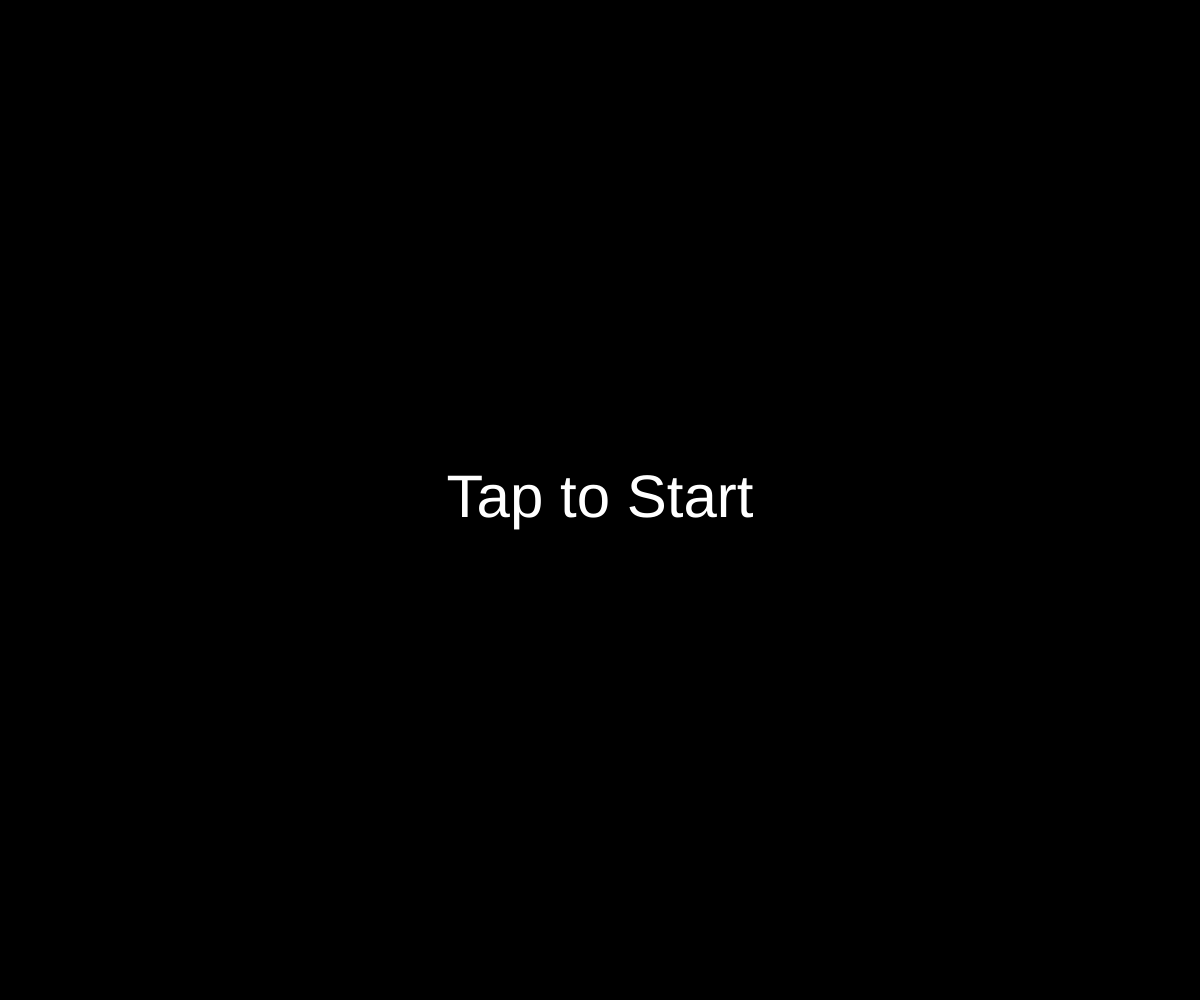
Frame 1 (no input)
Frame 60 (no input): identical to frame 1, image omitted
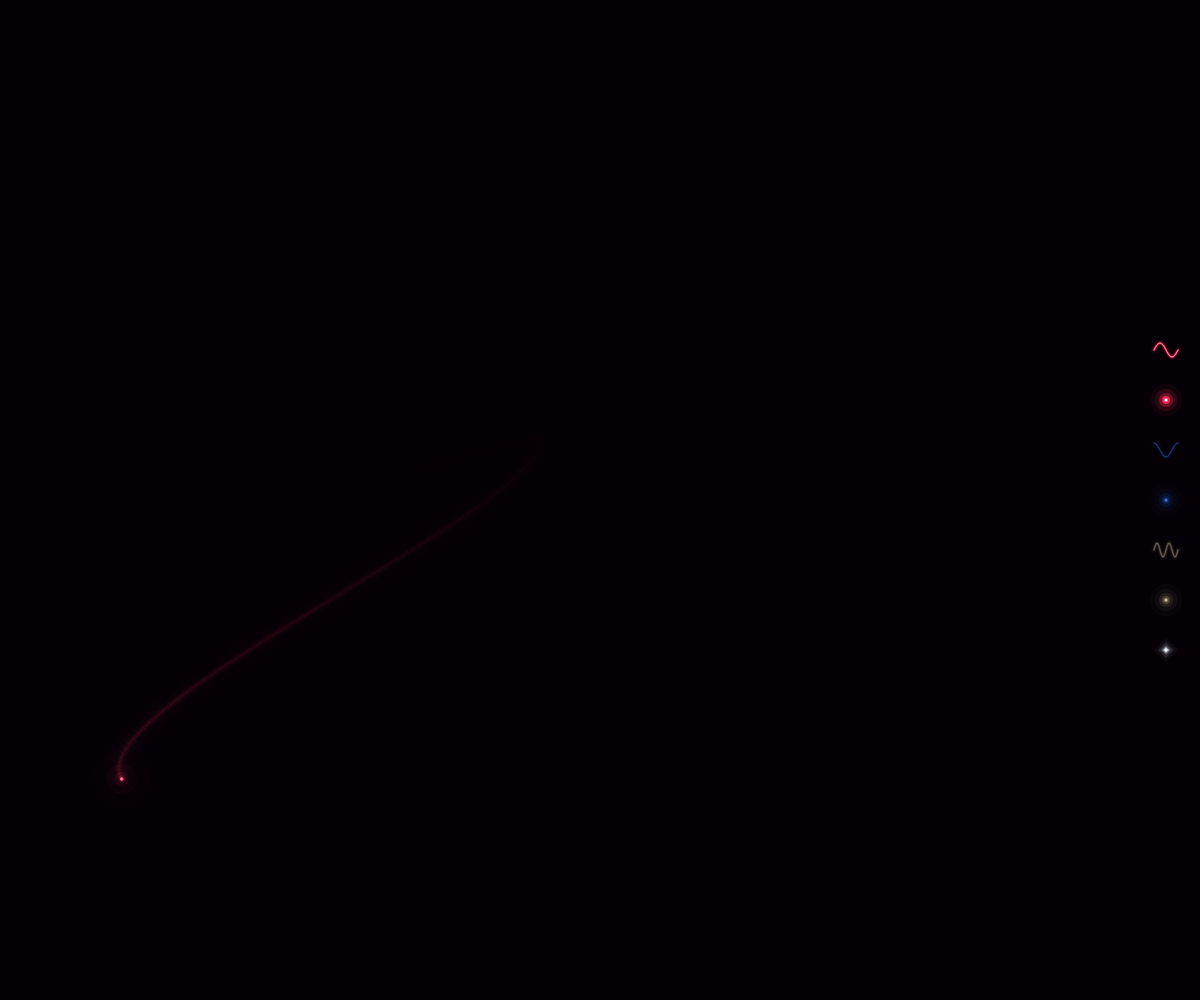
Frame 120 (the mouse pressed at the canvas centre since frame 60)

The p5.js sketch that drew these frames (run headless with seeded random() and noise() and a simulated clock; from frame 60 on, the mouse is pressed at the canvas centre):

// p5.js sketch
// ── sketch.js
// ============================================
// Neon5 — Trig Waves
// 3体のスケーター（Sin/Cos/Tan波形軌道）
// 波形セレクター + カラーピッカー + 衝突で波形シャッフル
// ============================================

var t = 0;
var soundStarted = false;
var appStarted = false;
var appStartTime = 0;

var audioCtx, windNode, windGain, driftNode, driftGain;
var lastTouchX = 0.5, lastTouchY = 0.5;
var isTouchDevice = false, hasInteracted = false;
var prevTouchX = 0, prevTouchY = 0;
var gustStrength = 0, gustDirX = 0, gustDirY = 0;
var holdTime = 0, holdX = 0, holdY = 0, isHolding = false, holdThreshold = 20;
var pinchScale = 1.0, lastPinchDist = 0;
var ripples = [];
var lastMouseMoveMs = 0;
var MOUSE_ATTRACT_MS = 3000;

// Trail canvas (single — user clears manually via eraser)
var trailPg;

// Skaters
var skaters = [];
var NUM_SKATERS = 3;
var ENTRY_TIMES = [0, 12, 24];
var WAVE_TYPES = ['sin', 'cos', 'sin2'];

// Background
var BG_R = 5, BG_G = 0, BG_B = 6;

// Collision
var COLLISION_DIST = 65;
var COLLISION_COOLDOWN = 500;
var collisionCooldowns = {};
var sparks = [];

// Wave parameters
var WAVE_AMPLITUDE = 250;
var WAVE_FREQUENCY = 0.015;

// UI
var waveUIRects = [];
var colorUIRects = [];
var eraserRect = null;
var eraserFlash = 0;

// Color system — 12 preset neon hues (30° steps)
var PRESET_COLORS = [];
var userHueIdx = [0, 8, 2]; // Red(0°), Blue(240°), Yellow(60°)
var userColors = [];

// ============================================
// Color helpers
// ============================================
function hueToNeonRGB(h) {
  var s = 0.9;
  var c = s, x = c * (1 - Math.abs((h / 60) % 2 - 1));
  var r1, g1, b1;
  if      (h < 60)  { r1 = c; g1 = x; b1 = 0; }
  else if (h < 120) { r1 = x; g1 = c; b1 = 0; }
  else if (h < 180) { r1 = 0; g1 = c; b1 = x; }
  else if (h < 240) { r1 = 0; g1 = x; b1 = c; }
  else if (h < 300) { r1 = x; g1 = 0; b1 = c; }
  else              { r1 = c; g1 = 0; b1 = x; }
  return { r: Math.round((r1 + (1 - s)) * 255), g: Math.round((g1 + (1 - s)) * 255), b: Math.round((b1 + (1 - s)) * 255) };
}

function randomNeonColor() {
  var h = random(360);
  var s = random(0.8, 1.0);
  var c = s, x = c * (1 - Math.abs((h / 60) % 2 - 1));
  var r1, g1, b1;
  if      (h < 60)  { r1 = c; g1 = x; b1 = 0; }
  else if (h < 120) { r1 = x; g1 = c; b1 = 0; }
  else if (h < 180) { r1 = 0; g1 = c; b1 = x; }
  else if (h < 240) { r1 = 0; g1 = x; b1 = c; }
  else if (h < 300) { r1 = x; g1 = 0; b1 = c; }
  else              { r1 = c; g1 = 0; b1 = x; }
  return { r: Math.round((r1 + (1 - s)) * 255), g: Math.round((g1 + (1 - s)) * 255), b: Math.round((b1 + (1 - s)) * 255) };
}

// ============================================
// Wave function
// ============================================
function waveFunc(type, phase) {
  if (type === 'sin') return Math.sin(phase);
  if (type === 'cos') return Math.cos(phase);
  // sin2: double frequency harmonic
  return Math.sin(phase * 2);
}

// ============================================
// Drawing helpers
// ============================================
function wakePath(ctx, tx, ty, hx, hy, hw, angle) {
  var pa = angle + 1.5707963;
  var cp = Math.cos(pa), sp = Math.sin(pa);
  ctx.beginPath();
  ctx.moveTo(tx, ty);
  ctx.lineTo(hx + hw * cp, hy + hw * sp);
  ctx.lineTo(hx - hw * cp, hy - hw * sp);
  ctx.closePath();
}

function drawSquare(ctx, cx, cy, r, angle) {
  var c = Math.cos(angle), s = Math.sin(angle);
  var hr = r * 0.707;
  ctx.beginPath();
  ctx.moveTo(cx + hr * (c - s), cy + hr * (s + c));
  ctx.lineTo(cx + hr * (-c - s), cy + hr * (-s + c));
  ctx.lineTo(cx + hr * (-c + s), cy + hr * (-s - c));
  ctx.lineTo(cx + hr * (c + s), cy + hr * (s - c));
  ctx.closePath();
}

// ============================================
// Setup & Init
// ============================================
function setup() {
  pixelDensity(1);
  createCanvas(windowWidth, windowHeight);
  trailPg = createGraphics(width, height);
  trailPg.pixelDensity(1);

  // Build 12 preset neon colors
  for (var i = 0; i < 12; i++) {
    PRESET_COLORS.push(hueToNeonRGB(i * 30));
  }
  for (var i = 0; i < 3; i++) userColors.push(PRESET_COLORS[userHueIdx[i]]);
  // Override initial colors to match neon series palette
  userColors[0] = { r: 255, g: 40, b: 80 };    // Red
  userColors[1] = { r: 20, g: 100, b: 255 };    // Blue
  userColors[2] = { r: 255, g: 240, b: 180 };   // Pale warm yellow

  initSkaters();
  updateUIRects();
}

function initSkaters() {
  skaters = [];
  for (var i = 0; i < NUM_SKATERS; i++) {
    var positions = [0.25, 0.5, 0.75];
    var bs = 2.5 + random(0, 1.5);
    var col = userColors[i];
    var ba = random(TWO_PI);
    skaters.push({
      x: width * positions[i], y: height * 0.5,
      prevX: width * positions[i], prevY: height * 0.5,
      ppx: width * positions[i], ppy: height * 0.5,
      baseX: width * positions[i], baseY: height * 0.5,
      baseAngle: ba,
      phase: random(TWO_PI),
      angle: ba,
      baseSpeed: bs, speed: bs,
      waveType: WAVE_TYPES[i],
      amplitude: WAVE_AMPLITUDE,
      frequency: WAVE_FREQUENCY,
      seed: 42 + i * 95,
      cr: col.r, cg: col.g, cb: col.b,
      colorSlot: i,
      entryTime: ENTRY_TIMES[i],
      active: false,
      fadeIn: 0,
      spinOffset: random(TWO_PI)
    });
  }
}

function updateUIRects() {
  waveUIRects = [];
  colorUIRects = [];
  var uiSize = 40;
  var gap = 10;
  var rightMargin = 14;
  var totalHeight = uiSize * 7 + gap * 6; // 3 wave + 3 color + 1 eraser
  var startY = (height - totalHeight) / 2;

  for (var i = 0; i < 3; i++) {
    var baseIdx = i * 2;
    waveUIRects.push({
      x: width - rightMargin - uiSize,
      y: startY + baseIdx * (uiSize + gap),
      w: uiSize, h: uiSize,
      idx: i
    });
    colorUIRects.push({
      x: width - rightMargin - uiSize,
      y: startY + (baseIdx + 1) * (uiSize + gap),
      w: uiSize, h: uiSize,
      idx: i
    });
  }

  eraserRect = {
    x: width - rightMargin - uiSize,
    y: startY + 6 * (uiSize + gap),
    w: uiSize, h: uiSize
  };
}

// ============================================
// Apply user color to skaters by slot
// ============================================
function applyColorToSkaters(slotIdx) {
  var col = userColors[slotIdx];
  for (var i = 0; i < skaters.length; i++) {
    if (skaters[i].colorSlot === slotIdx) {
      skaters[i].cr = col.r;
      skaters[i].cg = col.g;
      skaters[i].cb = col.b;
    }
  }
}

// ============================================
// Physics — wave trajectory
// ============================================
function updateSkater(idx) {
  var s = skaters[idx];
  s.ppx = s.prevX;
  s.ppy = s.prevY;
  s.prevX = s.x;
  s.prevY = s.y;

  // Base angle drift (Perlin noise)
  s.baseAngle += (noise(s.seed, t * 0.03) - 0.5) * 0.008;

  // Mouse attraction (influences baseAngle)
  var mouseElapsed = millis() - lastMouseMoveMs;
  var mouseInfluence = Math.max(0, 1 - mouseElapsed / MOUSE_ATTRACT_MS);
  if (hasInteracted && mouseInfluence > 0) {
    var px = isTouchDevice ? lastTouchX * width : mouseX;
    var py = isTouchDevice ? lastTouchY * height : mouseY;
    var dx = px - s.x, dy = py - s.y;
    var d = sqrt(dx * dx + dy * dy);
    if (d < 500) {
      var diff = atan2(dy, dx) - s.baseAngle;
      while (diff > PI) diff -= TWO_PI;
      while (diff < -PI) diff += TWO_PI;
      s.baseAngle += diff * (1 - d / 500) * 0.008 * mouseInfluence;
    }
  }

  // Hold vortex
  var holdStr = isHolding && holdTime > 0.3 ? min((holdTime - 0.3) * 2, 5) : 0;
  if (holdStr > 0) {
    var dx = holdX - s.x, dy = holdY - s.y;
    var d = sqrt(dx * dx + dy * dy);
    if (d < 350) {
      var diff = atan2(dy, dx) - s.baseAngle;
      while (diff > PI) diff -= TWO_PI;
      while (diff < -PI) diff += TWO_PI;
      s.baseAngle += diff * (1 - d / 350) * holdStr * 0.005;
    }
  }

  // Gust
  if (gustStrength > 0.1) {
    var diff = atan2(gustDirY, gustDirX) - s.baseAngle;
    while (diff > PI) diff -= TWO_PI;
    while (diff < -PI) diff += TWO_PI;
    s.baseAngle += diff * gustStrength * 0.008;
  }

  // Speed lerp back to base
  s.speed = lerp(s.speed, s.baseSpeed, 0.03);

  // Advance phase and base position
  s.phase += s.speed * s.frequency;
  s.baseX += cos(s.baseAngle) * s.speed;
  s.baseY += sin(s.baseAngle) * s.speed;

  // Compute lateral offset from wave function
  var perpAngle = s.baseAngle + HALF_PI;
  var lateralOffset = s.amplitude * waveFunc(s.waveType, s.phase) * pinchScale;

  // Final position
  s.x = s.baseX + cos(perpAngle) * lateralOffset;
  s.y = s.baseY + sin(perpAngle) * lateralOffset;

  // Screen wrap (Pac-Man style)
  var margin = 260;
  var wrapped = false;
  if (s.baseX < -margin) { var sh = width + 2 * margin; s.baseX += sh; s.x += sh; wrapped = true; }
  else if (s.baseX > width + margin) { var sh = width + 2 * margin; s.baseX -= sh; s.x -= sh; wrapped = true; }
  if (s.baseY < -margin) { var sh = height + 2 * margin; s.baseY += sh; s.y += sh; wrapped = true; }
  else if (s.baseY > height + margin) { var sh = height + 2 * margin; s.baseY -= sh; s.y -= sh; wrapped = true; }
  if (wrapped) { s.prevX = s.x; s.prevY = s.y; s.ppx = s.x; s.ppy = s.y; }

  // Movement angle for wake trail
  var mdx = s.x - s.prevX, mdy = s.y - s.prevY;
  if (mdx !== 0 || mdy !== 0) {
    s.angle = atan2(mdy, mdx);
  }
}

// ============================================
// Collisions — color change
// ============================================
function checkCollisions() {
  var now = millis();
  for (var i = 0; i < skaters.length; i++) {
    if (!skaters[i].active || skaters[i].fadeIn < 0.5) continue;
    for (var j = i + 1; j < skaters.length; j++) {
      if (!skaters[j].active || skaters[j].fadeIn < 0.5) continue;
      var a = skaters[i], b = skaters[j];
      var dx = b.x - a.x, dy = b.y - a.y;
      var d = sqrt(dx * dx + dy * dy);
      var key = i * 10 + j;
      if (d < COLLISION_DIST && (!collisionCooldowns[key] || now - collisionCooldowns[key] > COLLISION_COOLDOWN)) {
        collisionCooldowns[key] = now;
        var mx = (a.x + b.x) / 2, my = (a.y + b.y) / 2;

        // Ripples (pre-collision colors)
        ripples.push({ x: mx, y: my, age: 0, cr: a.cr, cg: a.cg, cb: a.cb });
        ripples.push({ x: mx, y: my, age: 0.3, cr: b.cr, cg: b.cg, cb: b.cb });

        // Sparks (8 circle particles)
        for (var k = 0; k < 8; k++) {
          var src = k < 4 ? a : b;
          var sa = random(TWO_PI), spd = random(2, 6);
          sparks.push({
            x: mx, y: my,
            vx: cos(sa) * spd, vy: sin(sa) * spd,
            age: 0, cr: src.cr, cg: src.cg, cb: src.cb
          });
        }

        // Bounce base angles
        a.baseAngle = atan2(-dy, -dx) + random(-0.4, 0.4);
        b.baseAngle = atan2(dy, dx) + random(-0.4, 0.4);
        a.speed = 5.5; b.speed = 5.5;

        // Color change (Neon2/4 style)
        var ncA = randomNeonColor(), ncB = randomNeonColor();
        a.cr = ncA.r; a.cg = ncA.g; a.cb = ncA.b;
        b.cr = ncB.r; b.cg = ncB.g; b.cb = ncB.b;
      }
    }
  }
}

// ============================================
// Draw
// ============================================
function draw() {
  if (!appStarted) {
    background(0); fill(255); noStroke();
    textAlign(CENTER, CENTER); textSize(min(width, height) * 0.06);
    text('Tap to Start', width / 2, height / 2);
    return;
  }

  var now = millis();

  // Activate skaters
  var elapsed = (now - appStartTime) / 1000;
  for (var i = 0; i < skaters.length; i++) {
    if (!skaters[i].active && elapsed >= skaters[i].entryTime) {
      skaters[i].active = true;
    }
    if (skaters[i].active && skaters[i].fadeIn < 1) {
      skaters[i].fadeIn = min(1, skaters[i].fadeIn + 0.008);
    }
  }

  gustStrength *= 0.96;
  if (touches.length < 2) pinchScale = lerp(pinchScale, 1.0, 0.005);
  if (isHolding) holdTime += 0.016;
  var pulse = 0.75 + Math.sin(t * 0.5) * 0.25;

  // Update skaters
  for (var i = 0; i < skaters.length; i++) {
    if (skaters[i].active) updateSkater(i);
  }
  checkCollisions();

  // Update sparks
  for (var si = 0; si < sparks.length; si++) {
    var sp = sparks[si];
    sp.x += sp.vx; sp.y += sp.vy;
    sp.vx *= 0.95; sp.vy *= 0.95;
    sp.age += 0.025;
  }
  sparks = sparks.filter(function(sp) { return sp.age < 1.5; });

  // === Trail Canvas ===
  var tctx = trailPg.drawingContext;
  tctx.globalCompositeOperation = 'lighter';

  var trailLayers = [
    { hw: 14,  a: 0.02 },
    { hw: 7,   a: 0.05 },
    { hw: 3.5, a: 0.12 },
    { hw: 1.5, a: 0.25 }
  ];

  tctx.lineCap = 'butt';
  for (var li = 0; li < trailLayers.length; li++) {
    var lhw = trailLayers[li].hw;
    var la = trailLayers[li].a;
    for (var si = 0; si < skaters.length; si++) {
      var s = skaters[si];
      if (!s.active || s.fadeIn < 0.01) continue;
      var a = la * s.fadeIn * pulse;
      tctx.strokeStyle = 'rgba(' + s.cr + ',' + s.cg + ',' + s.cb + ',' + a + ')';
      tctx.lineWidth = lhw * 2 * pinchScale;
      // Quadratic bezier through midpoints — seamless, no overlap
      var mx0x = (s.ppx + s.prevX) * 0.5, mx0y = (s.ppy + s.prevY) * 0.5;
      var mx1x = (s.prevX + s.x) * 0.5, mx1y = (s.prevY + s.y) * 0.5;
      tctx.beginPath();
      tctx.moveTo(mx0x, mx0y);
      tctx.quadraticCurveTo(s.prevX, s.prevY, mx1x, mx1y);
      tctx.stroke();
    }
  }

  // === Main Canvas ===
  var ctx = drawingContext;

  // Background
  ctx.globalCompositeOperation = 'source-over';
  ctx.fillStyle = 'rgb(' + BG_R + ',' + BG_G + ',' + BG_B + ')';
  ctx.fillRect(0, 0, width, height);

  // Composite trail canvas
  ctx.globalCompositeOperation = 'lighter';
  ctx.drawImage(trailPg.canvas, 0, 0);

  // Skater heads — multi-layer circle glow
  for (var i = 0; i < skaters.length; i++) {
    var s = skaters[i];
    if (!s.active || s.fadeIn < 0.01) continue;
    var fi = s.fadeIn;
    var sc = pinchScale;
    var colStr = s.cr + ',' + s.cg + ',' + s.cb;

    var heads = [
      { r: 28 * sc, a: 0.025 * pulse * fi },
      { r: 15 * sc, a: 0.07 * pulse * fi },
      { r: 7 * sc, a: 0.16 * pulse * fi },
      { r: 3.5 * sc, a: 0.4 * pulse * fi },
      { r: 1.8 * sc, a: 0.8 * pulse * fi }
    ];
    for (var hi = 0; hi < heads.length; hi++) {
      ctx.fillStyle = 'rgba(' + colStr + ',' + heads[hi].a + ')';
      ctx.beginPath();
      ctx.arc(s.x, s.y, heads[hi].r, 0, Math.PI * 2);
      ctx.fill();
    }
    // White core
    ctx.fillStyle = 'rgba(255,240,255,' + (pulse * fi) + ')';
    ctx.beginPath();
    ctx.arc(s.x, s.y, 1.8 * sc, 0, Math.PI * 2);
    ctx.fill();
  }

  // Sparks — circles
  for (var si = 0; si < sparks.length; si++) {
    var sp = sparks[si];
    var fade = Math.max(0, 1 - sp.age / 1.2);
    fade = fade * fade;
    if (fade <= 0) continue;
    ctx.fillStyle = 'rgba(' + sp.cr + ',' + sp.cg + ',' + sp.cb + ',' + (fade * 0.5) + ')';
    ctx.beginPath(); ctx.arc(sp.x, sp.y, 3.5 * fade, 0, Math.PI * 2); ctx.fill();
    ctx.fillStyle = 'rgba(255,255,255,' + (fade * 0.35) + ')';
    ctx.beginPath(); ctx.arc(sp.x, sp.y, 1.2 * fade, 0, Math.PI * 2); ctx.fill();
  }

  // Ripples
  for (var ri = 0; ri < ripples.length; ri++) {
    var rp = ripples[ri];
    var ringR = rp.age * 350;
    var fade = Math.max(0, 1 - rp.age * 0.25);
    fade = fade * fade;
    if (fade <= 0) continue;
    var rcStr = rp.cr + ',' + rp.cg + ',' + rp.cb;
    var rl = [{ w: 12, a: 0.025 * fade }, { w: 4, a: 0.08 * fade }, { w: 1.2, a: 0.25 * fade }];
    for (var li = 0; li < rl.length; li++) {
      ctx.strokeStyle = 'rgba(' + rcStr + ',' + rl[li].a + ')';
      ctx.lineWidth = rl[li].w;
      ctx.beginPath(); ctx.arc(rp.x, rp.y, ringR, 0, Math.PI * 2); ctx.stroke();
    }
  }

  // Hold aura
  var holdStrength = isHolding && holdTime > 0.3 ? min((holdTime - 0.3) * 2, 5) : 0;
  if (holdStrength > 0) {
    var auraR = min(holdTime * 60, 250);
    for (var r = auraR; r > 0; r -= 12) {
      ctx.fillStyle = 'rgba(180,120,220,' + ((1 - r / auraR) * min(holdTime * 3, 15) / 255) + ')';
      ctx.beginPath(); ctx.arc(holdX, holdY, r, 0, Math.PI * 2); ctx.fill();
    }
  }

  // Eraser flash
  if (eraserFlash > 0) {
    ctx.fillStyle = 'rgba(255,255,255,' + (eraserFlash * 0.15) + ')';
    ctx.fillRect(0, 0, width, height);
    eraserFlash = Math.max(0, eraserFlash - 0.03);
  }

  ctx.globalCompositeOperation = 'source-over';

  // Draw UI
  drawWaveUI(ctx);
  drawColorUI(ctx);
  drawEraserUI(ctx);

  // Update ripples
  for (var ri = 0; ri < ripples.length; ri++) ripples[ri].age += 0.012;
  ripples = ripples.filter(function(rp) { return rp.age < 4; });
  t += 0.008;
}

// ============================================
// Wave icon path helper
// ============================================
function drawWaveIcon(ctx, type, cx, cy) {
  ctx.beginPath();
  if (type === 'sin') {
    for (var p = 0; p <= 20; p++) {
      var px = cx - 12 + p * 24 / 20;
      var py = cy - Math.sin(p * Math.PI * 2 / 20) * 7;
      if (p === 0) ctx.moveTo(px, py); else ctx.lineTo(px, py);
    }
  } else if (type === 'cos') {
    for (var p = 0; p <= 20; p++) {
      var px = cx - 12 + p * 24 / 20;
      var py = cy - Math.cos(p * Math.PI * 2 / 20) * 7;
      if (p === 0) ctx.moveTo(px, py); else ctx.lineTo(px, py);
    }
  } else { // sin2 — double frequency
    for (var p = 0; p <= 20; p++) {
      var px = cx - 12 + p * 24 / 20;
      var py = cy - Math.sin(p * Math.PI * 4 / 20) * 7;
      if (p === 0) ctx.moveTo(px, py); else ctx.lineTo(px, py);
    }
  }
}

// ============================================
// UI Drawing — Wave Selector
// ============================================
function drawWaveUI(ctx) {
  var pulse = 0.75 + Math.sin(t * 0.5) * 0.25;
  for (var i = 0; i < waveUIRects.length; i++) {
    var rect = waveUIRects[i];
    var skaterIdx = rect.idx;
    var col = userColors[skaterIdx];
    var cx = rect.x + rect.w / 2;
    var cy = rect.y + rect.h / 2;
    var colStr = col.r + ',' + col.g + ',' + col.b;
    var wt = skaters.length > skaterIdx ? skaters[skaterIdx].waveType : WAVE_TYPES[skaterIdx];
    var fi = (skaterIdx < skaters.length && skaters[skaterIdx].active) ? 1 : 0.3;

    ctx.globalCompositeOperation = 'lighter';
    // Neon glow wave icon (3 layers)
    var strokeLayers = [
      { w: 6, a: 0.1 * pulse * fi },
      { w: 3, a: 0.3 * pulse * fi },
      { w: 1.5, a: 0.7 * pulse * fi }
    ];
    for (var li = 0; li < strokeLayers.length; li++) {
      ctx.strokeStyle = 'rgba(' + colStr + ',' + strokeLayers[li].a + ')';
      ctx.lineWidth = strokeLayers[li].w;
      ctx.lineCap = 'round';
      ctx.lineJoin = 'round';
      drawWaveIcon(ctx, wt, cx, cy);
      ctx.stroke();
    }
    // White core line
    ctx.strokeStyle = 'rgba(255,240,255,' + (0.6 * pulse * fi) + ')';
    ctx.lineWidth = 0.8;
    drawWaveIcon(ctx, wt, cx, cy);
    ctx.stroke();
    ctx.globalCompositeOperation = 'source-over';
  }
}

// ============================================
// UI Drawing — Color Picker
// ============================================
function drawColorUI(ctx) {
  var pulse = 0.75 + Math.sin(t * 0.5) * 0.25;
  for (var i = 0; i < colorUIRects.length; i++) {
    var rect = colorUIRects[i];
    var col = userColors[rect.idx];
    var cx = rect.x + rect.w / 2;
    var cy = rect.y + rect.h / 2;
    var colStr = col.r + ',' + col.g + ',' + col.b;

    var fi = (rect.idx < skaters.length && skaters[rect.idx].active) ? 1 : 0.3;

    // Neon glow circle
    ctx.globalCompositeOperation = 'lighter';
    var layers = [
      { r: 16, a: 0.06 * pulse * fi },
      { r: 11, a: 0.14 * pulse * fi },
      { r: 7,  a: 0.3 * pulse * fi },
      { r: 4,  a: 0.6 * pulse * fi },
      { r: 2,  a: 1.0 * pulse * fi }
    ];
    for (var gi = 0; gi < layers.length; gi++) {
      ctx.fillStyle = 'rgba(' + colStr + ',' + layers[gi].a + ')';
      ctx.beginPath();
      ctx.arc(cx, cy, layers[gi].r, 0, Math.PI * 2);
      ctx.fill();
    }
    // White core
    ctx.fillStyle = 'rgba(255,240,255,' + (pulse * fi) + ')';
    ctx.beginPath();
    ctx.arc(cx, cy, 1.5, 0, Math.PI * 2);
    ctx.fill();
    ctx.globalCompositeOperation = 'source-over';
  }
}

// ============================================
// UI Drawing — Eraser (silver neon square)
// ============================================
function drawEraserUI(ctx) {
  if (!eraserRect) return;
  var cx = eraserRect.x + eraserRect.w / 2;
  var cy = eraserRect.y + eraserRect.h / 2;
  var pulse = 0.75 + Math.sin(t * 0.5) * 0.25;

  ctx.globalCompositeOperation = 'lighter';
  var layers = [
    { r: 12, a: 0.06 * pulse },
    { r: 8,  a: 0.14 * pulse },
    { r: 5,  a: 0.3 * pulse },
    { r: 3,  a: 0.6 * pulse },
    { r: 1.5, a: 1.0 * pulse }
  ];
  for (var li = 0; li < layers.length; li++) {
    ctx.fillStyle = 'rgba(200,210,220,' + layers[li].a + ')';
    drawSquare(ctx, cx, cy, layers[li].r, -Math.PI / 4);
    ctx.fill();
  }
  ctx.globalCompositeOperation = 'source-over';
}

// ============================================
// UI Hit Testing
// ============================================
function hitTestWaveUI(x, y) {
  for (var i = 0; i < waveUIRects.length; i++) {
    var r = waveUIRects[i];
    if (x >= r.x && x <= r.x + r.w && y >= r.y && y <= r.y + r.h) {
      // Cycle wave type: sin → cos → tan → sin
      var s = skaters[r.idx];
      if (s) {
        var idx = WAVE_TYPES.indexOf(s.waveType);
        s.waveType = WAVE_TYPES[(idx + 1) % 3];
      }
      return true;
    }
  }
  return false;
}

function hitTestColorUI(x, y) {
  for (var i = 0; i < colorUIRects.length; i++) {
    var r = colorUIRects[i];
    if (x >= r.x && x <= r.x + r.w && y >= r.y && y <= r.y + r.h) {
      userHueIdx[r.idx] = (userHueIdx[r.idx] + 1) % 12;
      userColors[r.idx] = PRESET_COLORS[userHueIdx[r.idx]];
      applyColorToSkaters(r.idx);
      return true;
    }
  }
  return false;
}

function hitTestEraser(x, y) {
  if (!eraserRect) return false;
  if (x >= eraserRect.x && x <= eraserRect.x + eraserRect.w &&
      y >= eraserRect.y && y <= eraserRect.y + eraserRect.h) {
    clearTrails();
    return true;
  }
  return false;
}

function clearTrails() {
  trailPg.drawingContext.clearRect(0, 0, width, height);
  eraserFlash = 1;
}

// ============================================
// Scatter
// ============================================
function scatterSkaters(tapX, tapY) {
  for (var i = 0; i < skaters.length; i++) {
    var s = skaters[i];
    if (!s.active) continue;
    var nx = random(width * 0.15, width * 0.85);
    var ny = random(height * 0.15, height * 0.85);
    s.x = nx; s.y = ny;
    s.prevX = nx; s.prevY = ny;
    s.ppx = nx; s.ppy = ny;
    s.baseX = nx; s.baseY = ny;
    s.baseAngle = random(TWO_PI);
    s.angle = s.baseAngle;
    s.phase = random(TWO_PI);
  }
  // Ripple at tap point
  var col = randomNeonColor();
  ripples.push({ x: tapX, y: tapY, age: 0, cr: col.r, cg: col.g, cb: col.b });
}

// ============================================
// Sound
// ============================================
function initSound() {
  audioCtx = new (window.AudioContext || window.webkitAudioContext)();
  if (audioCtx.state === 'suspended') audioCtx.resume();
  var sr = audioCtx.sampleRate, len = sr * 2;
  var wBuf = audioCtx.createBuffer(1, len, sr), wD = wBuf.getChannelData(0);
  for (var i = 0; i < len; i++) wD[i] = Math.random() * 2 - 1;
  windNode = audioCtx.createBufferSource(); windNode.buffer = wBuf; windNode.loop = true;
  var bp = audioCtx.createBiquadFilter(); bp.type = 'bandpass'; bp.frequency.value = 120; bp.Q.value = 8;
  windGain = audioCtx.createGain(); windGain.gain.value = 0.015;
  windNode.connect(bp); bp.connect(windGain); windGain.connect(audioCtx.destination); windNode.start();
  var dBuf = audioCtx.createBuffer(1, len, sr), dD = dBuf.getChannelData(0), last = 0;
  for (var i = 0; i < len; i++) { var w = Math.random() * 2 - 1; dD[i] = (last + 0.02 * w) / 1.02; last = dD[i]; dD[i] *= 3.5; }
  driftNode = audioCtx.createBufferSource(); driftNode.buffer = dBuf; driftNode.loop = true;
  var dF = audioCtx.createBiquadFilter(); dF.type = 'lowpass'; dF.frequency.value = 80;
  driftGain = audioCtx.createGain(); driftGain.gain.value = 0.02;
  driftNode.connect(dF); dF.connect(driftGain); driftGain.connect(audioCtx.destination); driftNode.start();
  soundStarted = true;
}
document.addEventListener('visibilitychange', function() {
  if (document.visibilityState === 'visible' && audioCtx && audioCtx.state === 'suspended') audioCtx.resume();
});

// ============================================
// Mouse / Touch
// ============================================
function mousePressed() {
  if (!appStarted) { appStarted = true; appStartTime = millis(); if (!soundStarted) initSound(); if (audioCtx && audioCtx.state === 'suspended') audioCtx.resume(); return; }
  hasInteracted = true; lastMouseMoveMs = millis();
  if (!soundStarted) initSound(); if (audioCtx && audioCtx.state === 'suspended') audioCtx.resume();

  // UI first
  if (hitTestWaveUI(mouseX, mouseY)) return;
  if (hitTestColorUI(mouseX, mouseY)) return;
  if (hitTestEraser(mouseX, mouseY)) return;

  // Scatter
  scatterSkaters(mouseX, mouseY);
}
function mouseMoved() {
  if (appStarted) { hasInteracted = true; lastMouseMoveMs = millis(); }
}

function touchStarted() {
  if (!appStarted) { appStarted = true; appStartTime = millis(); isTouchDevice = true; if (!soundStarted) initSound(); if (audioCtx && audioCtx.state === 'suspended') audioCtx.resume(); return false; }
  hasInteracted = true; lastMouseMoveMs = millis();
  if (!soundStarted) initSound(); if (audioCtx && audioCtx.state === 'suspended') audioCtx.resume();
  isTouchDevice = true;

  if (touches.length > 0) {
    var tx = touches[0].x, ty = touches[0].y;

    // UI first
    if (hitTestWaveUI(tx, ty)) return false;
    if (hitTestColorUI(tx, ty)) return false;
    if (hitTestEraser(tx, ty)) return false;

    // Scatter
    scatterSkaters(tx, ty);
    lastTouchX = tx / width; lastTouchY = ty / height;
  }

  if (touches.length === 1) { holdX = touches[0].x; holdY = touches[0].y; holdTime = 0; isHolding = true; }
  if (touches.length > 0) { prevTouchX = touches[0].x; prevTouchY = touches[0].y; }
  if (touches.length === 2) { lastPinchDist = dist(touches[0].x, touches[0].y, touches[1].x, touches[1].y); isHolding = false; }
  return false;
}

function touchMoved() {
  lastMouseMoveMs = millis();
  if (touches.length === 1) {
    var tx = touches[0].x, ty = touches[0].y, dx = tx - prevTouchX, dy = ty - prevTouchY;
    var spd = sqrt(dx * dx + dy * dy);
    if (spd > 8) { gustStrength = min(gustStrength + spd * 0.004, 1.0); gustDirX = dx > 0 ? 1 : -1; gustDirY = dy > 0 ? 1 : -1; }
    prevTouchX = tx; prevTouchY = ty;
    if (isHolding && dist(tx, ty, holdX, holdY) > holdThreshold) { isHolding = false; holdTime = 0; }
    lastTouchX = tx / width; lastTouchY = ty / height;
  }
  if (touches.length === 2) {
    var cd = dist(touches[0].x, touches[0].y, touches[1].x, touches[1].y);
    if (lastPinchDist > 0) pinchScale = constrain(pinchScale + (cd - lastPinchDist) * 0.003, 0.4, 2.5);
    lastPinchDist = cd;
    lastTouchX = (touches[0].x + touches[1].x) / 2 / width; lastTouchY = (touches[0].y + touches[1].y) / 2 / height;
  }
  return false;
}
function touchEnded() { isHolding = false; holdTime = 0; if (touches.length === 0) lastPinchDist = 0; return false; }

function windowResized() {
  resizeCanvas(windowWidth, windowHeight);
  if (trailPg) trailPg.remove();
  trailPg = createGraphics(width, height);
  trailPg.pixelDensity(1);
  updateUIRects();
}
